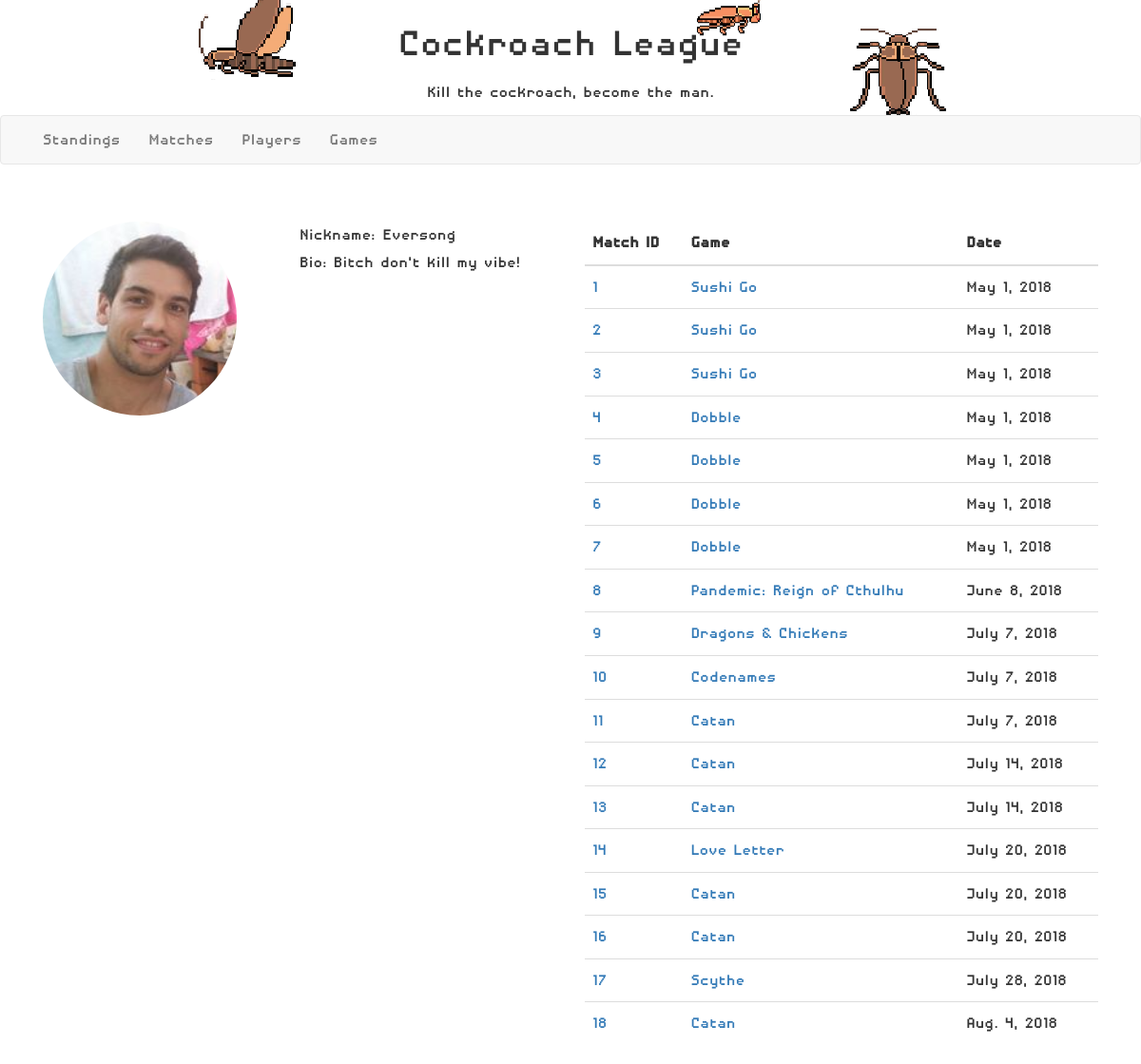
The app's page /rankings/player/Eversong with its own data.
### rankings/models.py (models this page shows, shortened)
class Player(models.Model):
    player_nickname = models.CharField(max_length=15, primary_key=True, null=False)
    player_first_name = models.CharField(max_length=15, null=False)
    player_last_name = models.CharField(max_length=15, null=False)
    player_photo = models.ImageField()
    player_bio = models.TextField(null=True, blank=True)

class GameMatch(models.Model):
    match_id = models.IntegerField()
    match_date = models.DateField('Match Date')
    match_game = models.ForeignKey(Game, on_delete=models.CASCADE)
    match_players = models.ManyToManyField(Player)

class Game(models.Model):
    game_name = models.CharField(max_length=30, primary_key=True)
    game_complexity = models.FloatField()
    game_time = models.IntegerField()
    game_url = models.URLField()
    game_logo = models.ImageField(null=True)
    def __str__(self):
        return self.game_name

### rankings/views.py (the view)
# urls.py: path('player/<player_nickname>', views.player, name='player'),
def player(request, player_nickname):
    player = Player.objects.filter(player_nickname=player_nickname).first()
    matches = GameMatch.objects.filter(match_players__player_nickname=player_nickname)
    context = {
        'player': player,
        'matches': matches
    }
    return render(request, 'player.html', context=context)

### templates/player.html (shortened to what this page needs)
{% extends "base_generic.html" %}
{% block content %}
    <div class="container" style="margin-top: 5%">
        <div class="col-md-6 col-xs-12">
            <div class="row" style="margin-bottom: 25px">
                <div class="col-md-6 col-xs-6">
                    <img class="img img-circle" src="{{ MEDIA_URL }}{{ player.player_photo.url }}">
                </div>
                <div class="col-md-6 col-xs-6">
                    <div class="row">
                        Nickname: {{ player.player_nickname }}
                    </div>
                    <div class="row">
                        Bio: {{ player.player_bio }}
                    </div>
                </div>
            </div>
        </div>
        <div class="col-md-6 col-xs-12">
            <link href="https://maxcdn.bootstrapcdn.com/bootstrap/3.3.7/css/bootstrap.min.css" rel="stylesheet"/>
            <link href="https://cdnjs.cloudflare.com/ajax/libs/datatables/1.10.12/css/dataTables.bootstrap.min.css" rel="stylesheet"/>
            <table id="matches" class="table" cellspacing="0" width="100%">
                <thead>
                <tr>
                    <th>Match ID</th>
                    <th>Game</th>
                    <th>Date</th>
                </tr>
                </thead>
                <tbody>
                {% for match in matches %}
                <tr>
                    <td><a href="{% url 'matches-detail' match.match_id %}">{{ match.match_id }}</a></td>
                    <td><a href="{% url 'game' match.match_game %}">{{ match.match_game }}</a></td>
                    <td>{{ match.match_date }}</td>
                </tr>
                {% endfor %}
                </tbody>
            </table>
        </div>
    </div>
{% endblock %}

### rankings/static/css/styles.css (style rules this page uses)
.body { font-family: "Disposable Droid"; font-size: 20px; }
.img-circle { border-radius: 60%; width: 80%; }

### records on screen
Player: player_photo (picture), player_nickname "Eversong", player_bio "Bitch don't kill my vibe!"
GameMatch: match_id "1", match_game "Sushi Go", match_date "May 1, 2018"
GameMatch: match_id "2", match_game "Sushi Go", match_date "May 1, 2018"
GameMatch: match_id "3", match_game "Sushi Go", match_date "May 1, 2018"
GameMatch: match_id "4", match_game "Dobble", match_date "May 1, 2018"
GameMatch: match_id "5", match_game "Dobble", match_date "May 1, 2018"
GameMatch: match_id "6", match_game "Dobble", match_date "May 1, 2018"
GameMatch: match_id "7", match_game "Dobble", match_date "May 1, 2018"
GameMatch: match_id "8", match_game "Pandemic: Reign of Cthulhu", match_date "June 8, 2018"
GameMatch: match_id "9", match_game "Dragons & Chickens", match_date "July 7, 2018"
GameMatch: match_id "10", match_game "Codenames", match_date "July 7, 2018"
GameMatch: match_id "11", match_game "Catan", match_date "July 7, 2018"
GameMatch: match_id "12", match_game "Catan", match_date "July 14, 2018"
GameMatch: match_id "13", match_game "Catan", match_date "July 14, 2018"
GameMatch: match_id "14", match_game "Love Letter", match_date "July 20, 2018"
GameMatch: match_id "15", match_game "Catan", match_date "July 20, 2018"
GameMatch: match_id "16", match_game "Catan", match_date "July 20, 2018"
GameMatch: match_id "17", match_game "Scythe", match_date "July 28, 2018"
GameMatch: match_id "18", match_game "Catan", match_date "Aug. 4, 2018"
